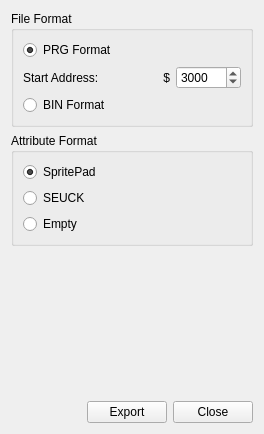
<?xml version="1.0" encoding="UTF-8"?>
<ui version="4.0">
 <class>ExportDialog</class>
 <widget class="QWidget" name="ExportDialog">
  <property name="windowModality">
   <enum>Qt::WindowModal</enum>
  </property>
  <property name="geometry">
   <rect>
    <x>0</x>
    <y>0</y>
    <width>264</width>
    <height>434</height>
   </rect>
  </property>
  <property name="windowTitle">
   <string>OpenSprite Export</string>
  </property>
  <layout class="QGridLayout" name="gridLayout_2">
   <item row="1" column="0" colspan="3">
    <widget class="QGroupBox" name="groupBox_2">
     <property name="title">
      <string>Attribute Format</string>
     </property>
     <layout class="QGridLayout" name="gridLayout_5">
      <item row="0" column="0">
       <layout class="QGridLayout" name="gridLayout_4">
        <item row="0" column="0">
         <widget class="QRadioButton" name="radio_spritepad">
          <property name="text">
           <string>SpritePad</string>
          </property>
          <property name="checked">
           <bool>true</bool>
          </property>
         </widget>
        </item>
        <item row="2" column="0">
         <widget class="QRadioButton" name="radio_empty">
          <property name="text">
           <string>Empty</string>
          </property>
         </widget>
        </item>
        <item row="1" column="0">
         <widget class="QRadioButton" name="radio_seuck">
          <property name="text">
           <string>SEUCK</string>
          </property>
         </widget>
        </item>
       </layout>
      </item>
     </layout>
    </widget>
   </item>
   <item row="0" column="0" colspan="3">
    <widget class="QGroupBox" name="groupBox">
     <property name="title">
      <string>File Format</string>
     </property>
     <layout class="QGridLayout" name="gridLayout_3">
      <item row="0" column="0">
       <layout class="QGridLayout" name="gridLayout">
        <item row="1" column="0">
         <widget class="QLabel" name="label">
          <property name="text">
           <string>Start Address:</string>
          </property>
         </widget>
        </item>
        <item row="1" column="2">
         <widget class="QSpinBox" name="address">
          <property name="minimum">
           <number>0</number>
          </property>
          <property name="maximum">
           <number>65535</number>
          </property>
          <property name="singleStep">
           <number>64</number>
          </property>
          <property name="value">
           <number>12288</number>
          </property>
          <property name="displayIntegerBase">
           <number>16</number>
          </property>
         </widget>
        </item>
        <item row="0" column="0" colspan="3">
         <widget class="QRadioButton" name="radio_prg">
          <property name="text">
           <string>PRG Format</string>
          </property>
          <property name="checked">
           <bool>true</bool>
          </property>
         </widget>
        </item>
        <item row="4" column="0" colspan="3">
         <widget class="QRadioButton" name="radio_bin">
          <property name="text">
           <string>BIN Format</string>
          </property>
         </widget>
        </item>
        <item row="1" column="1">
         <widget class="QLabel" name="label_2">
          <property name="text">
           <string>$</string>
          </property>
          <property name="alignment">
           <set>Qt::AlignRight|Qt::AlignTrailing|Qt::AlignVCenter</set>
          </property>
         </widget>
        </item>
       </layout>
      </item>
     </layout>
    </widget>
   </item>
   <item row="3" column="1">
    <widget class="QPushButton" name="button_export">
     <property name="text">
      <string>Export</string>
     </property>
    </widget>
   </item>
   <item row="3" column="2">
    <widget class="QPushButton" name="button_close">
     <property name="text">
      <string>Close</string>
     </property>
    </widget>
   </item>
   <item row="3" column="0">
    <spacer name="horizontalSpacer">
     <property name="orientation">
      <enum>Qt::Horizontal</enum>
     </property>
     <property name="sizeHint" stdset="0">
      <size>
       <width>40</width>
       <height>20</height>
      </size>
     </property>
    </spacer>
   </item>
   <item row="2" column="1">
    <spacer name="verticalSpacer">
     <property name="orientation">
      <enum>Qt::Vertical</enum>
     </property>
     <property name="sizeHint" stdset="0">
      <size>
       <width>20</width>
       <height>40</height>
      </size>
     </property>
    </spacer>
   </item>
  </layout>
 </widget>
 <resources/>
 <connections>
  <connection>
   <sender>radio_prg</sender>
   <signal>toggled(bool)</signal>
   <receiver>address</receiver>
   <slot>setEnabled(bool)</slot>
   <hints>
    <hint type="sourcelabel">
     <x>66</x>
     <y>22</y>
    </hint>
    <hint type="destinationlabel">
     <x>185</x>
     <y>59</y>
    </hint>
   </hints>
  </connection>
 </connections>
</ui>
